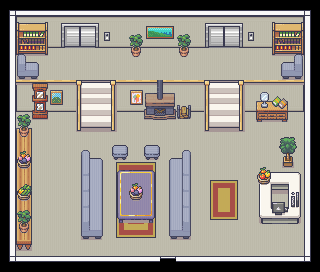

A level layout from a 2D game, rendered from its tile map. Below: a short description, then the map file with its tile-grid data intact:
An orthogonal 20x17 tile map with 16x16 px tiles, 5 tile layers (floor, walls, baseobjects, conflict, ...), 2 tilesets.

<map version="1.5" tiledversion="1.7.0" orientation="orthogonal" renderorder="right-down" width="20" height="17" tilewidth="16" tileheight="16" infinite="0" nextlayerid="6" nextobjectid="1">
 <tileset firstgid="1" source="../res/Room_Builder_free_16x16.tsx" />
 <tileset firstgid="392" source="../res/Interiors_free_16x16.tsx" />
 <layer id="1" name="floor" width="20" height="17">
  <data encoding="csv">
0,0,0,0,0,0,0,0,0,0,0,0,0,0,0,0,0,0,0,0,
0,0,0,0,0,0,0,0,0,0,0,0,0,0,0,0,0,0,0,0,
0,0,0,0,0,0,0,0,0,0,0,0,0,0,0,0,0,0,0,0,
0,329,329,329,329,329,329,329,329,329,329,329,329,329,329,329,329,329,329,0,
0,329,329,329,329,329,329,329,329,329,329,329,329,329,329,329,329,329,329,0,
0,0,0,0,0,0,0,0,0,0,0,0,0,0,0,0,0,0,0,0,
0,0,0,0,0,0,0,0,0,0,0,0,0,0,0,0,0,0,0,0,
0,329,329,329,329,329,329,329,329,329,329,329,329,329,329,329,329,329,329,0,
0,329,329,329,329,329,329,329,329,329,329,329,329,329,329,329,329,329,329,0,
0,329,329,329,329,329,329,329,329,329,329,329,329,329,329,329,329,329,329,0,
0,329,329,329,329,329,329,329,329,329,329,329,329,329,329,329,329,329,329,0,
0,329,329,329,329,329,329,329,329,329,329,329,329,329,329,329,329,329,329,0,
0,329,329,329,329,329,329,329,329,329,329,329,329,329,329,329,329,329,329,0,
0,329,329,329,329,329,329,329,329,329,329,329,329,329,329,329,329,329,329,0,
0,329,329,329,329,329,329,329,329,329,329,329,329,329,329,329,329,329,329,0,
0,329,329,329,329,329,329,329,329,329,329,329,329,329,329,329,329,329,329,0,
0,0,0,0,0,0,0,0,0,0,0,0,0,0,0,0,0,0,0,0
</data>
 </layer>
 <layer id="3" name="walls" width="20" height="17">
  <data encoding="csv">
1073741887,1073741888,1073741888,1073741888,1073741888,1073741888,1073741888,1073741888,1073741888,1073741888,1073741888,1073741888,1073741888,1073741888,1073741888,1073741888,1073741888,1073741888,1073741888,1073741889,
46,1073742172,1073742173,1073742173,1073742173,1073742173,1073742173,1073742173,1073742173,1073742173,1073742173,1073742173,1073742173,1073742173,1073742173,1073742173,1073742173,1073742173,3221225820,48,
46,348,349,349,349,349,349,349,349,349,349,349,349,349,349,349,349,349,2147483996,48,
46,0,0,0,0,0,0,0,0,0,0,0,0,0,0,0,0,0,0,48,
46,0,0,0,0,0,0,0,0,0,0,0,0,0,0,0,0,0,0,48,
46,1073742172,1073742173,1073742173,1073742173,1073742173,1073742173,1073742173,1073742173,1073742173,1073742173,1073742173,1073742173,1073742173,1073742173,1073742173,1073742173,1073742173,3221225820,48,
46,348,349,349,349,349,349,349,349,349,349,349,349,349,349,349,349,349,2147483996,48,
46,0,0,0,0,329,329,0,0,0,0,0,0,329,329,0,0,0,0,48,
46,0,0,0,0,0,0,0,0,0,0,0,0,0,0,0,0,0,0,48,
46,0,0,0,0,0,0,0,0,0,0,0,0,0,0,0,0,0,0,48,
46,0,0,0,0,0,0,0,0,0,0,0,0,0,0,0,0,0,0,48,
46,0,0,0,0,0,0,0,0,0,0,0,0,0,0,0,0,0,0,48,
46,0,0,0,0,0,0,0,0,0,0,0,0,0,0,0,0,0,0,48,
46,0,0,0,0,0,0,0,0,0,0,0,0,0,0,0,0,0,0,48,
46,0,0,0,0,0,0,0,0,0,0,0,0,0,0,0,0,0,0,48,
46,0,0,0,0,0,0,0,0,0,0,0,0,0,0,0,0,0,0,48,
63,64,64,64,64,64,64,64,64,64,878,64,64,64,64,64,64,64,64,65
</data>
 </layer>
 <layer id="2" name="baseobjects" width="20" height="17">
  <data encoding="csv">
0,0,0,0,0,0,0,0,0,0,0,0,0,0,0,0,0,0,0,0,
0,0,0,0,0,0,0,0,0,0,0,0,0,0,0,0,0,0,0,0,
0,0,0,0,0,0,0,0,0,0,0,0,0,0,0,0,0,0,0,0,
0,0,0,0,0,0,0,0,0,0,0,0,0,0,0,0,0,0,0,0,
0,0,0,0,0,0,0,0,0,0,0,0,0,0,0,0,0,0,0,0,
0,2684355078,2684355078,2684355078,2684355078,0,0,2684355078,2684355078,2684355078,2684355078,2684355078,2684355078,0,0,2684355078,2684355078,2684355078,2684355078,0,
0,0,0,0,0,0,0,0,0,0,0,1731,0,0,0,0,0,0,0,0,
0,0,0,0,0,0,0,0,0,0,0,1747,0,0,0,0,0,0,0,0,
0,0,0,0,0,0,0,0,0,0,0,0,0,0,0,0,0,1106,1107,0,
0,0,0,0,0,0,0,0,0,0,0,0,0,0,0,0,0,1122,1123,0,
0,0,0,0,0,0,0,661,662,663,0,0,0,0,0,0,0,1138,1139,0,
0,0,0,0,0,0,0,677,678,679,0,0,0,1610613399,1610613447,0,0,0,0,0,
0,0,0,0,0,0,0,677,646,679,0,0,0,1610613398,1610613446,0,0,0,0,0,
0,0,0,0,0,0,0,693,694,695,0,0,0,1610613397,1610613445,0,0,0,0,0,
0,0,0,0,0,0,0,709,710,711,0,0,0,0,0,0,0,0,0,0,
0,0,0,0,0,0,0,0,0,0,0,0,0,0,0,0,0,0,0,0,
0,0,0,0,0,0,0,0,0,0,0,0,0,0,0,0,0,0,0,0
</data>
 </layer>
 <layer id="4" name="conflict" width="20" height="17">
  <data encoding="csv">
0,0,0,0,0,0,0,0,0,0,0,0,0,0,0,0,0,0,0,0,
0,1492,1493,0,0,0,0,0,0,752,753,0,0,0,0,0,0,1492,1493,0,
0,1508,1509,0,0,0,860,0,0,768,769,0,0,0,0,860,0,1508,1509,0,
0,1524,1525,0,0,0,0,0,0,0,0,0,0,0,0,0,0,1524,1525,0,
0,1649,1650,0,0,0,0,0,0,0,0,0,0,0,0,0,0,1647,1648,0,
0,0,1350,1544,445,446,447,448,1608,1700,1701,0,445,446,447,448,0,0,0,0,
0,0,1366,1560,499,497,498,502,1624,1668,1669,0,499,497,498,502,1277,1278,0,0,
0,0,1382,0,515,513,514,518,0,1684,1685,0,515,513,514,518,1293,1294,0,0,
0,921,0,0,531,532,533,534,0,0,0,0,531,532,533,534,0,0,0,0,
0,920,0,0,0,1617,1618,1579,0,1579,1615,1616,0,0,0,0,0,0,0,0,
0,920,0,0,0,1633,1634,1119,1120,1121,1631,1632,0,0,0,0,472,473,474,0,
0,920,0,0,0,1633,1634,1135,1136,1137,1631,1632,0,0,0,0,488,489,490,0,
0,920,0,0,0,1633,1634,1135,1136,1137,1631,1632,0,0,0,0,504,505,506,0,
0,920,0,0,0,1633,1634,1151,1152,1153,1631,1632,0,0,0,0,520,521,522,0,
0,920,0,0,0,1649,1650,0,0,0,1647,1648,0,0,0,0,0,0,0,0,
0,937,0,0,0,0,0,0,0,0,0,0,0,0,0,0,0,0,0,0,
0,0,0,0,0,0,0,0,0,0,0,0,0,0,0,0,0,0,0,0
</data>
 </layer>
 <layer id="5" name="upperconflict" width="20" height="17">
  <data encoding="csv">
0,0,0,0,0,0,0,0,0,0,0,0,0,0,0,0,0,0,0,0,
0,0,0,808,809,810,811,0,0,0,0,0,808,809,810,811,0,0,0,0,
0,0,0,824,825,826,827,0,1124,0,0,1124,824,825,826,827,0,0,0,0,
0,1617,1618,0,0,0,0,0,1140,0,0,1140,0,0,0,0,0,1615,1616,0,
0,0,0,0,0,0,0,0,0,0,0,0,0,0,0,0,0,0,0,0,
0,0,0,0,0,0,0,0,0,0,0,0,0,0,0,0,1245,1246,0,0,
0,0,0,0,0,0,0,0,0,0,0,0,0,0,0,0,1261,1262,0,0,
0,1124,0,0,0,0,0,0,0,0,0,0,0,0,0,0,0,0,0,0,
0,1140,0,0,0,0,0,0,0,0,0,0,0,0,0,0,0,0,0,0,
0,1242,0,0,0,0,0,0,0,0,0,0,0,0,0,0,0,0,0,0,
0,1258,0,0,0,0,0,0,0,0,0,0,0,0,0,0,1241,0,0,0,
0,1240,0,0,0,0,0,0,1242,0,0,0,0,0,0,0,1257,0,0,0,
0,1256,0,0,0,0,0,0,1258,0,0,0,0,0,0,0,0,523,508,0,
0,1124,0,0,0,0,0,0,0,0,0,0,0,0,0,0,0,539,0,0,
0,1140,0,0,0,0,0,0,0,0,0,0,0,0,0,0,0,0,0,0,
0,0,0,0,0,0,0,0,0,0,0,0,0,0,0,0,0,0,0,0,
0,0,0,0,0,0,0,0,0,0,0,0,0,0,0,0,0,0,0,0
</data>
 </layer>
</map>
